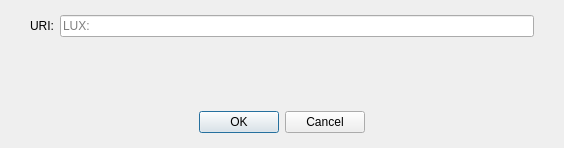
<?xml version="1.0" encoding="UTF-8"?>
<ui version="4.0">
 <class>OpenURIDialog</class>
 <widget class="QDialog" name="OpenURIDialog">
  <property name="geometry">
   <rect>
    <x>0</x>
    <y>0</y>
    <width>564</width>
    <height>148</height>
   </rect>
  </property>
  <property name="windowTitle">
   <string>Open LUX URI</string>
  </property>
  <layout class="QVBoxLayout" name="verticalLayout">
   <property name="leftMargin">
    <number>0</number>
   </property>
   <property name="topMargin">
    <number>15</number>
   </property>
   <property name="rightMargin">
    <number>0</number>
   </property>
   <property name="bottomMargin">
    <number>0</number>
   </property>
   <item>
    <layout class="QHBoxLayout" name="horizontalLayout">
     <property name="leftMargin">
      <number>30</number>
     </property>
     <property name="rightMargin">
      <number>30</number>
     </property>
     <item>
      <widget class="QLabel" name="label">
       <property name="text">
        <string>URI:</string>
       </property>
      </widget>
     </item>
     <item>
      <widget class="QValidatedLineEdit" name="uriEdit">
       <property name="placeholderText">
        <string notr="true">LUX:</string>
       </property>
      </widget>
     </item>
    </layout>
   </item>
   <item>
    <spacer name="verticalSpacer">
     <property name="orientation">
      <enum>Qt::Vertical</enum>
     </property>
     <property name="sizeHint" stdset="0">
      <size>
       <width>20</width>
       <height>40</height>
      </size>
     </property>
    </spacer>
   </item>
   <item>
    <widget class="QWidget" name="buttonsContainerWhite" native="true">
     <layout class="QHBoxLayout" name="horizontalLayout_2">
      <property name="leftMargin">
       <number>30</number>
      </property>
      <property name="topMargin">
       <number>15</number>
      </property>
      <property name="rightMargin">
       <number>30</number>
      </property>
      <property name="bottomMargin">
       <number>15</number>
      </property>
      <item>
       <widget class="QDialogButtonBox" name="buttonBox">
        <property name="orientation">
         <enum>Qt::Horizontal</enum>
        </property>
        <property name="standardButtons">
         <set>QDialogButtonBox::Cancel|QDialogButtonBox::Ok</set>
        </property>
        <property name="centerButtons">
         <bool>true</bool>
        </property>
       </widget>
      </item>
     </layout>
    </widget>
   </item>
  </layout>
 </widget>
 <customwidgets>
  <customwidget>
   <class>QValidatedLineEdit</class>
   <extends>QLineEdit</extends>
   <header>qt/qvalidatedlineedit.h</header>
  </customwidget>
 </customwidgets>
 <resources/>
 <connections>
  <connection>
   <sender>buttonBox</sender>
   <signal>accepted()</signal>
   <receiver>OpenURIDialog</receiver>
   <slot>accept()</slot>
   <hints>
    <hint type="sourcelabel">
     <x>248</x>
     <y>254</y>
    </hint>
    <hint type="destinationlabel">
     <x>157</x>
     <y>274</y>
    </hint>
   </hints>
  </connection>
  <connection>
   <sender>buttonBox</sender>
   <signal>rejected()</signal>
   <receiver>OpenURIDialog</receiver>
   <slot>reject()</slot>
   <hints>
    <hint type="sourcelabel">
     <x>316</x>
     <y>260</y>
    </hint>
    <hint type="destinationlabel">
     <x>286</x>
     <y>274</y>
    </hint>
   </hints>
  </connection>
 </connections>
</ui>
